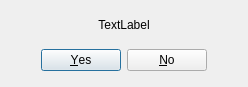
<?xml version="1.0" encoding="UTF-8"?>
<ui version="4.0">
 <class>Dialog</class>
 <widget class="QDialog" name="Dialog">
  <property name="geometry">
   <rect>
    <x>0</x>
    <y>0</y>
    <width>248</width>
    <height>87</height>
   </rect>
  </property>
  <property name="windowTitle">
   <string>Dialog</string>
  </property>
  <layout class="QVBoxLayout" name="verticalLayout" stretch="1,10,3,0,1,0">
   <item>
    <spacer name="verticalSpacer_3">
     <property name="orientation">
      <enum>Qt::Vertical</enum>
     </property>
     <property name="sizeHint" stdset="0">
      <size>
       <width>20</width>
       <height>40</height>
      </size>
     </property>
    </spacer>
   </item>
   <item>
    <widget class="QLabel" name="label">
     <property name="text">
      <string>TextLabel</string>
     </property>
     <property name="alignment">
      <set>Qt::AlignCenter</set>
     </property>
    </widget>
   </item>
   <item>
    <spacer name="verticalSpacer_2">
     <property name="orientation">
      <enum>Qt::Vertical</enum>
     </property>
     <property name="sizeHint" stdset="0">
      <size>
       <width>20</width>
       <height>40</height>
      </size>
     </property>
    </spacer>
   </item>
   <item>
    <layout class="QGridLayout" name="optional_grid"/>
   </item>
   <item>
    <layout class="QHBoxLayout" name="horizontalLayout" stretch="1,100,1">
     <item>
      <spacer name="horizontalSpacer">
       <property name="orientation">
        <enum>Qt::Horizontal</enum>
       </property>
       <property name="sizeHint" stdset="0">
        <size>
         <width>40</width>
         <height>20</height>
        </size>
       </property>
      </spacer>
     </item>
     <item>
      <widget class="QDialogButtonBox" name="button_box">
       <property name="sizePolicy">
        <sizepolicy hsizetype="Expanding" vsizetype="MinimumExpanding">
         <horstretch>100</horstretch>
         <verstretch>0</verstretch>
        </sizepolicy>
       </property>
       <property name="layoutDirection">
        <enum>Qt::LeftToRight</enum>
       </property>
       <property name="standardButtons">
        <set>QDialogButtonBox::No|QDialogButtonBox::Yes</set>
       </property>
       <property name="centerButtons">
        <bool>true</bool>
       </property>
      </widget>
     </item>
     <item>
      <spacer name="horizontalSpacer_2">
       <property name="orientation">
        <enum>Qt::Horizontal</enum>
       </property>
       <property name="sizeHint" stdset="0">
        <size>
         <width>40</width>
         <height>20</height>
        </size>
       </property>
      </spacer>
     </item>
    </layout>
   </item>
   <item>
    <spacer name="verticalSpacer">
     <property name="orientation">
      <enum>Qt::Vertical</enum>
     </property>
     <property name="sizeHint" stdset="0">
      <size>
       <width>20</width>
       <height>5</height>
      </size>
     </property>
    </spacer>
   </item>
  </layout>
 </widget>
 <resources/>
 <connections/>
</ui>
